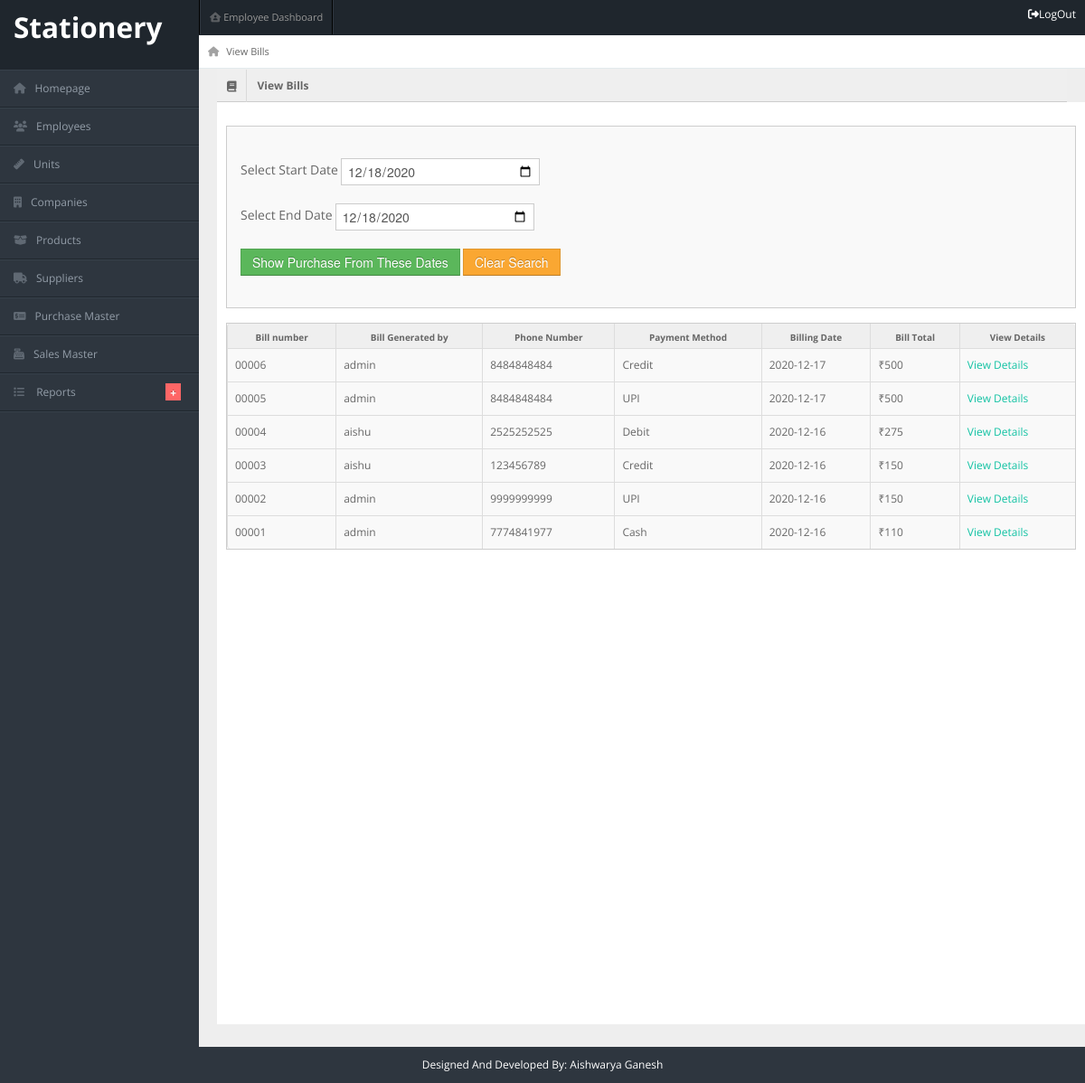
The app's page /Stationery_IMS/admin/view_bills.php (signed in) with its own data.
### tables this page shows
CREATE TABLE `billing_header` (
  `id` int(5) NOT NULL,
  `phno` varchar(15) NOT NULL,
  `payment_method` varchar(50) NOT NULL,
  `date` date NOT NULL,
  `bill_no` varchar(10) NOT NULL,
  `username` varchar(20) NOT NULL
);

### Stationery_IMS/admin/view_bills.php (the view, shortened to what this page needs)
<?php
include "header.php";
include "../employee/connection.php";
 ?>
<div id="content">
    <div id="content-header">
        <div id="breadcrumb"><a href="#" title="Current page" class="tip-bottom"><i class="fas fa-home"></i>
            View Bills</a></div>
    </div>
    <div class="container-fluid">
          <div class="widget-title"> <span class="icon"><i class="fas fa-book"></i></span>
            <h5>View Bills</h5>
          </div>
          <div class="row-fluid" style="background-color: white; min-height: 1000px; padding:10px;">
          <div class="span12">
            <div class="widget-box">
              <div class="widget-content padding">
            <form class="form-inline" action="" name="form1" method="post">
                      <br>
                       <div class="form-group">
                           <label for="email">Select Start Date</label>
                           <input type="date" id="date_start" name="date_start" placeholder="YYYY-MM-DD" value="<?php echo date("Y-m-d") ?>">
                       </div>
                       <br>
                       <div class="form-group">
                           <label for="email">Select End Date</label>
                            <input type="date" id="date_end" name="date_end" placeholder="YYYY-MM-DD" value="<?php echo date("Y-m-d") ?>">
                       </div>
                       <br>
                       <button type="submit" name="submitStart" class="btn btn-success">Show Purchase From These Dates</button>
                       <button type="button" name="submitEnd" class="btn btn-warning" onclick="window.location.href=window.location.href">Clear Search</button>
                   </form>
                   <br>
                  </div>
                </div>
        <div class="widget-box">
          <div class="widget-content nopadding">
            <table class="table table-bordered">
              <tr>
                <th>Bill number</th>
                <th>Bill Generated by</th>
                <th>Phone Number</th>
                <th>Payment Method</th>
                <th>Billing Date</th>
                <th>Bill Total</th>
                <th>View Details</th>
              </tr>
              <?php
              if(isset($_POST["submitStart"]))
              {
                $res = mysqli_query($link,"select * from billing_header where date>= '$_POST[date_start]' && date<='$_POST[date_end]'");
              }
              else
              {
                $res = mysqli_query($link,"select * from billing_header order by id desc");
              }
               while($row = mysqli_fetch_array($res))
               {
                 echo "<tr>";
                 echo "<td>"; echo $row["bill_no"]; echo "</td>";
                 echo "<td>"; echo $row["username"]; echo "</td>";
                 echo "<td>"; echo $row["phno"]; echo "</td>";
                 echo "<td>"; echo $row["payment_method"]; echo "</td>";
                 echo "<td>"; echo $row["date"]; echo "</td>";
                 echo "<td>";  echo "₹".get_total($row["id"],$link); echo "</td>";
                 echo "<td>";?><a href="view_bill_details.php?id=<?php echo $row["id"];?>" style="color:#11C2A3" > View Details </a> <?php echo "</td>";
                 echo "</tr>";
               }
               ?>
            </table>
        </div>
      </div>
    </div>
    </div>
    </div>
</div>
<?php
function get_total($bill_id, $link)
{
  $total=0;
  $res2=mysqli_query($link, "select * from billing_details where bill_id = '$bill_id'");
  while ($row=mysqli_fetch_array($res2))
  {
    $total = $total+($row["price"]*$row["qty"]);
  }
  return $total;
}
 ?>
<?php
include "footer.php";
 ?>

### Stationery_IMS/admin/css/matrix-style.css (style rules this page uses)
* { outline:none !important; -moz-outline: none !important; }
html, body { height:100% }
body { overflow-x: hidden; margin-top: -10px; font-family: 'Open Sans', sans-serif; font-size:12px; color:#666; }
a { color:#666; }
select, textarea, input[type="text"], input[type="password"], input[type="datetime"], input[type="datetime-local"], input[type="date"], input[type="month"], input[type="time"], input[type="week"], input[type="number"], input[type="email"], input[type="url"], input[type="search"], input[type="tel"], input[type="color"], .uneditable-input, .label, .dropdown-menu, .btn, .well, .progress, .table-bordered, .btn-group > .btn:first-child, .btn-group > .btn:last-child, .btn-group > .btn:last-child, .btn-group > .dropdown-toggle, .alert { border-radius:0px; }
.btn, textarea, input[type="text"], input[type="password"], input[type="datetime"], input[type="datetime-local"], input[type="date"], input[type="month"], input[type="time"], input[type="week"], input[type="number"], input[type="email"], input[type="url"], input[type="search"], input[type="tel"], input[type="color"], .uneditable-input { box-shadow:none; }
.progress, .progress-success .bar, .progress .bar-success, .progress-warning .bar, .progress .bar-warning, .progress-danger .bar, .progress .bar-danger, .progress-info .bar, .progress .bar-info, .btn, .btn-primary { background-image:none; }
#content { background: none repeat scroll 0 0 #eeeeee; margin-left: 220px; margin-right: 0; padding-bottom: 25px; position: relative; min-height:100%; width: auto; }
#content-header { position: abslute; width: 100%; margin-top: -38px; z-index: 20; }
#breadcrumb { background-color: #fff; border-bottom: 1px solid #e3ebed; }
#breadcrumb a { padding: 8px 20px 8px 10px; display: inline-block; background-image: url('../img/breadcrumb.png'); background-position: center right; background-repeat: no-repeat; font-size: 11px; color: #666666; }
#breadcrumb a:last-child { background-image:none; }
#breadcrumb a i { margin-right: 5px; opacity: .6; }
.stat-boxes .peity_bar_good, .stat-boxes .peity_line_good, { color: #459D1C; }
.widget-box { background: none repeat scroll 0 0 #F9F9F9; border-left: 1px solid #CDCDCD; border-top: 1px solid #CDCDCD; border-right: 1px solid #CDCDCD; clear: both; margin-top: 16px; margin-bottom: 16px; position: relative; }
.widget-title, .modal-header, .table th, div.dataTables_wrapper .ui-widget-header { background:#efefef; border-bottom: 1px solid #CDCDCD; height: 36px; }
.widget-title span.icon { padding: 9px 10px 7px 11px; float: left; border-right:1px solid #dadada; }
.widget-title h5 { color: #666; float: left; font-size: 12px; font-weight: bold; padding: 12px; line-height: 12px; margin: 0; }
.widget-content { padding:15px; border-bottom: 1px solid #cdcdcd; }
.table th { height: auto; font-size: 10px; padding: 5px 10px 2px; border-bottom: 0; text-align: center; color: #666666; }
.nopadding { padding: 0 !important; }
.nopadding .table { margin-bottom: 0; }
.nopadding .table-bordered { border: 0; }
form { margin-bottom: 0; }

### Stationery_IMS/admin/css/matrix-media.css (style rules this page uses)
body { background:#2E363F; }

### records on screen
billing_header: bill_no "00006", username "admin", phno "8484848484", payment_method "Credit", date "2020-12-17", id "500"
billing_header: bill_no "00005", username "admin", phno "8484848484", payment_method "UPI", date "2020-12-17", id "500"
billing_header: bill_no "00004", username "aishu", phno "2525252525", payment_method "Debit", date "2020-12-16", id "275"
billing_header: bill_no "00003", username "aishu", phno "123456789", payment_method "Credit", date "2020-12-16", id "150"
billing_header: bill_no "00002", username "admin", phno "9999999999", payment_method "UPI", date "2020-12-16", id "150"
billing_header: bill_no "00001", username "admin", phno "7774841977", payment_method "Cash", date "2020-12-16", id "110"
